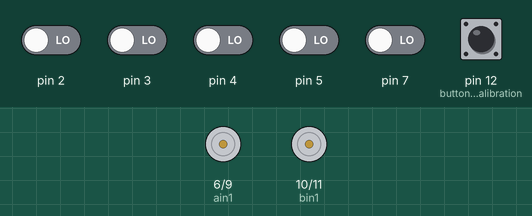
Recording of a sketch running on a simulated Arduino Uno, built with avr-gcc and run on an emulated ATmega328P. Shown: motor-driver pin pairs drawn as motors (green arrow = first pin HIGH = forward, orange = second pin HIGH = backward, longer = more drive). Inputs (shaded band) come from the test bench; at power-on: pin 12 (button_calibration) HIGH, pin 2–5, pin 7 LOW. What the sketch prints to the serial monitor is not drawn.

Above: at 0.1 s.
11.3 s: pin 4 driven HIGH
At 11.9 s:
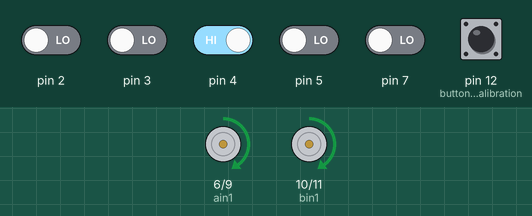
12.8 s: pin 2 driven HIGH
At 12.87 s:
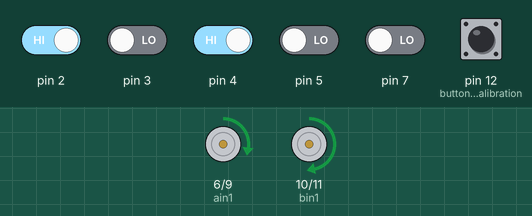
15.8 s: pin 4 driven LOW
At 16.9 s:
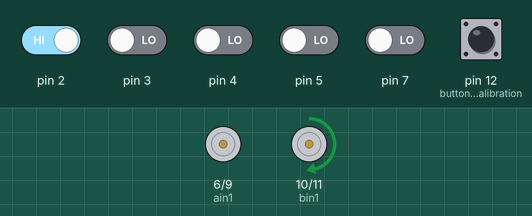
18.8 s: pin 5 driven HIGH
At 19.15 s:
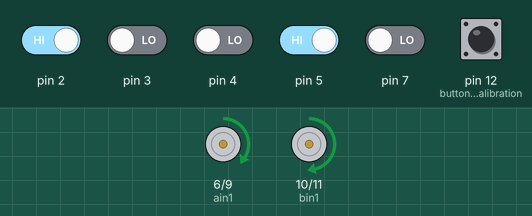
21.8 s: pin 2 driven LOW
At 24.74 s:
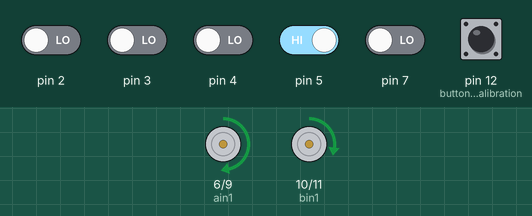
24.8 s: pin 5 driven LOW
At 25.9 s:
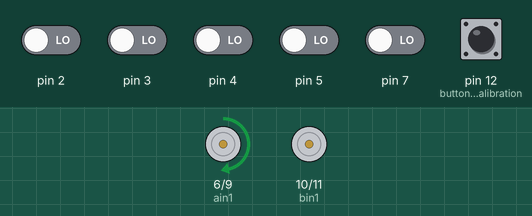
Timing chart, 0 to 28.8 s (numbered marks = the images above; inputs shaded):
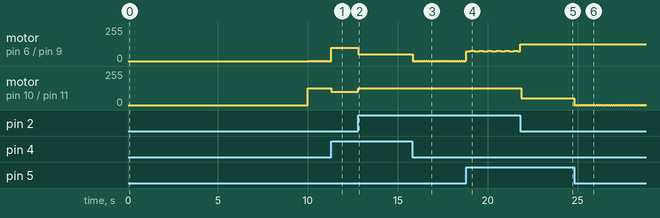

The sketch:

motor_control_line_robot.ino
```cpp
#include <QTRSensors.h>

// DRV8833 inputs
int ain1 = 6;
int ain2 = 9;
int bin1 = 10;
int bin2 = 11;

int P;
int I = 0;
int D;

float Kp = 0.05;
float Ki = 0.00001;
float Kd = 0.8;

int lastError = 0;

int button_calibration = 12;

QTRSensors qtr;

const uint8_t SensorCount = 5;
uint16_t sensorValues[SensorCount];

void driveMotor(int in1, int in2, int speed) {
  speed = constrain(speed, -255, 255);

  if (speed > 0) {
    // Forward: IN1 = PWM, IN2 = 0
    analogWrite(in1, speed);
    digitalWrite(in2, LOW);
  }
  else if (speed < 0) {
    // Reverse: IN1 = 0, IN2 = PWM
    analogWrite(in2, -speed);
    digitalWrite(in1, LOW);
  }
  else {
    // Stop (coast)
    digitalWrite(in1, LOW);
    digitalWrite(in2, LOW);
  }
}

void setup() {
  Serial.begin(115200);

  qtr.setTypeRC();
  qtr.setSensorPins((const uint8_t[]){2, 3, 4, 5, 7}, SensorCount);
  qtr.setEmitterPin(8);

  pinMode(ain1, OUTPUT);
  pinMode(ain2, OUTPUT);
  pinMode(bin1, OUTPUT);
  pinMode(bin2, OUTPUT);

  pinMode(button_calibration, INPUT);

  while (digitalRead(button_calibration) == LOW) {}

  for (uint16_t i = 0; i < 400; i++) {
    qtr.calibrate();
  }
}

void loop() {
  PID_control();
}

void PID_control() {
  uint16_t positionLine = qtr.readLineBlack(sensorValues);
  int error = positionLine - 2000;

  Serial.print("pos="); Serial.print(positionLine);
  Serial.print(" err="); Serial.print(error);
  Serial.print(" | ");

  P = error;
  I = I + error;                 // accumulate
  D = error - lastError;
  lastError = error;

  int motorSpeedChange = (int)(P * Kp + I * Ki + D * Kd);

  int motorSpeedA = 100 + motorSpeedChange;
  int motorSpeedB = 100 - motorSpeedChange;

  motorSpeedA = constrain(motorSpeedA, -125, 125);
  motorSpeedB = constrain(motorSpeedB, -125, 125);

  driveMotor(ain1, ain2, motorSpeedA);
  driveMotor(bin1, bin2, motorSpeedB);

  Serial.print("speedA="); Serial.print(motorSpeedA);
  Serial.print(" speedB="); Serial.println(motorSpeedB);
}
```

Measured:
- after the input at 11.3 s, motor on pin 10 (bin1) / pin 11 (bin2): forward 125/255 → forward 100/255 at once
- after the input at 12.8 s, motor on pin 6 (ain1) / pin 9 (ain2): alternates forward 51/255 for 0.12 s and forward 50/255 for 0.12 s, starting at once; motor on pin 10 (bin1) / pin 11 (bin2): forward 100/255 → forward 125/255 at once
- after the input at 15.8 s, motor on pin 6 (ain1) / pin 9 (ain2): alternates forward 1/255 for 0.06 s and stopped for 0.06 s, starting at once
- after the input at 18.8 s, motor on pin 6 (ain1) / pin 9 (ain2): alternates forward 76/255 for 0.24 s and forward 75/255 for 0.24 s, starting at once; motor on pin 10 (bin1) / pin 11 (bin2): alternates forward 125/255 for 0.24 s and forward 124/255 for 0.24 s, starting after 0.24 s
- after the input at 21.8 s, motor on pin 10 (bin1) / pin 11 (bin2): alternates forward 51/255 for 0.12 s and forward 50/255 for 0.12 s, starting after 0.07 s
- after the input at 24.8 s, motor on pin 10 (bin1) / pin 11 (bin2): alternates forward 1/255 for 0.06 s and stopped for 0.06 s, starting at once
